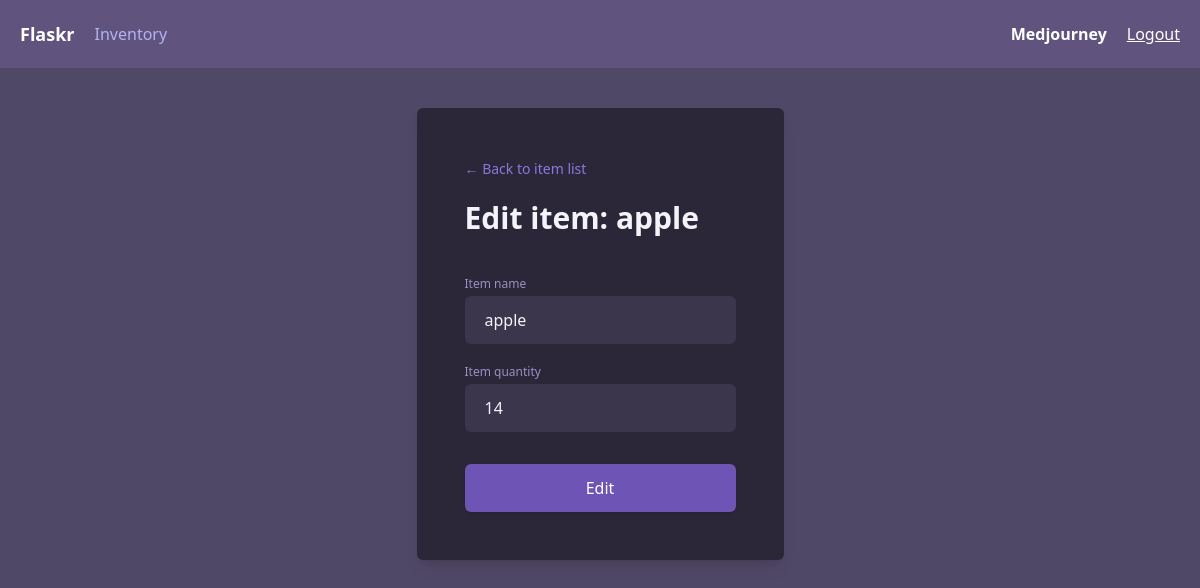
/inventory/1 (signed in), run on the app's committed database.
### tables this page shows
CREATE TABLE users (
  id INTEGER PRIMARY KEY AUTOINCREMENT,
  firstname TEXT,
  lastname TEXT,
  username TEXT NOT NULL,
  password TEXT NOT NULL
);

CREATE TABLE items (
  id INTEGER PRIMARY KEY AUTOINCREMENT,
  user_id INTEGER NOT NULL,
  item_name TEXT NOT NULL,
  item_quantity INTEGER NOT NULL,
  FOREIGN KEY (user_id) REFERENCES users (id)
);

### flaskr/inventory.py (the view, shortened to what this page needs)
@bp.route("/<int:id>", methods=("GET", "POST"))
@auth.login_required
def view(id):
    item = get_item(id)
    return render_template("inventory/view.html", item=item)

### flaskr/auth.py (called while the page is built)
def login_required(view):
    @functools.wraps(view)
    def wrapped_view(**kwargs):
        if g.user is None:
            return redirect(url_for("auth.login"))
        return view(**kwargs)
    return wrapped_view

@bp.before_app_request
def load_logged_in_user():
    user_id = session.get("user_id")
    if user_id is None:
        g.user = None
    else:
        g.user = (
            get_db().execute("SELECT * FROM users WHERE id = ?", (user_id,)).fetchone()
        )

### flaskr/db.py (called while the page is built)
def get_db():
    if "db" not in g:
        g.db = sqlite3.connect(
            current_app.config["DATABASE"], detect_types=sqlite3.PARSE_DECLTYPES
        )
        g.db.row_factory = sqlite3.Row
    return g.db

### flaskr/inventory.py (called while the page is built)
def get_item(id):
    item = get_db().execute("SELECT * FROM items WHERE id = ?", (id,)).fetchone()
    if item is None:
        abort(404, f"Item id {id} doesn't exist.")
    return item

### flaskr/templates/inventory/view.html
{% extends 'base.html' %}
{% block content %}
<main class="grid place-items-center py-10">
  <div class="bg-steel-gray-950 text-steel-gray-50 space-y-10 p-12 rounded-md shadow-lg">
    <div class="space-y-5">
      <a href="{{ url_for('inventory.index') }}" class="text-sm text-blue-violet-500 hover:underline">
        &larr; Back to item list
      </a>
      <h1 class="text-3xl font-semibold">
        Edit item: {{ item.item_name }}
      </h1>
    </div>
    <form method="post" class="flex flex-col gap-5">
      <div class="flex flex-col gap-1">
        <label for="item_name" class="text-xs text-steel-gray-500">Item name</label>
        <input id="item_name" name="item_name" type="text" required class="px-5 py-3 rounded-md bg-martinique-950"
          value="{{ item.item_name }}" />
      </div>
      <div class="flex flex-col gap-1">
        <label for="item_quantity" class="text-xs text-steel-gray-500">Item quantity</label>
        <input id="item_quantity" name="item_quantity" type="number" required
          class="px-5 py-3 rounded-md bg-martinique-950" value="{{ item.item_quantity }}" />
      </div>
      <button type="submit" class="py-3 mt-3 rounded-md shadow  bg-blue-violet-700 text-white hover:bg-blue-violet-800">
        Edit
      </button>
    </form>
  </div>
</main>
{% endblock content %}

### flaskr/templates/base.html (shortened to what this page needs)
<!DOCTYPE html>
<html lang="en">
<head>
  <link rel="stylesheet" href="{{ url_for('static', filename='css/output.css') }}">
</head>
<nav class="flex items-center justify-between p-5 bg-steel-gray-800 text-white">
  <div class="flex items-center space-x-5">
    <div class="flex items-center space-x-5">
      <a href="{{ url_for('index') }}" class="font-bold text-lg text-steel
      -gray-50">Flaskr</a>
      {% if g.user %}
      <a href="{{ url_for('inventory.index') }}" class="text-blue-violet-300 hover:underline">Inventory</a>
      {% endif %}
    </div>
  </div>
  {% if g.user %}
  <div class="flex items-center space-x-5">
    <span class="font-bold">{{ g.user['username'] }}</span>
    <a href="{{ url_for('auth.logout') }}" class="underline text-steel
      -gray-50">Logout</a>
  </div>
  {% endif %}
</nav>
<body class="bg-steel-gray-900">
  {% block content %}{% endblock %}
</body>
</html>

### data on the page
users: user.username "Medjourney"
items: item_name "apple", item_quantity "14"
